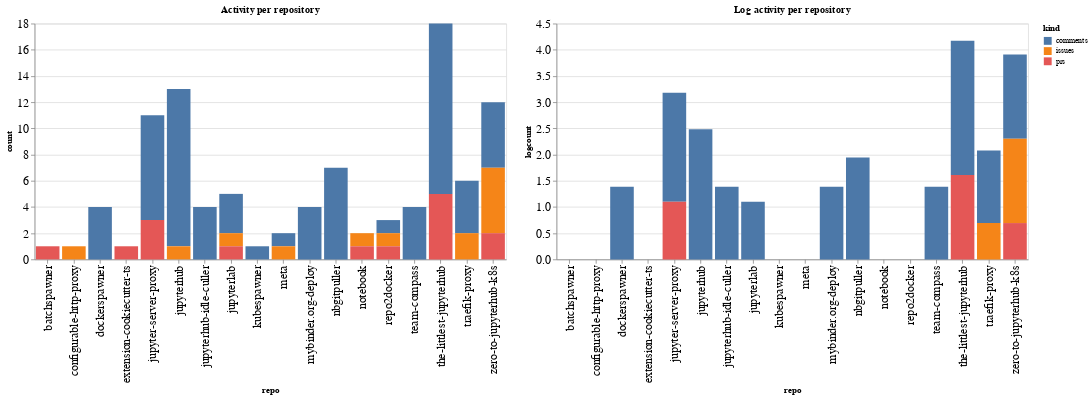

The cell this chart's notebook holds for it:
### Code cell
ch1 = alt.Chart(repo_summaries, width=600, title="Activity per repository").mark_bar().encode(
    x='repo',
    y='count',
    color='kind',
    tooltip="kind"
)

ch2 = alt.Chart(repo_summaries, width=600, title="Log activity per repository").mark_bar().encode(
    x='repo',
    y='logcount',
    color='kind',
    tooltip="kind"
)

ch1 | ch2

### Figure 1 — Vega-Lite specification as saved in the notebook (floating-point values rounded to 4 significant figures)
{"config": {"axisLeft": {"labelFontSize": 15}, "axisBottom": {"labelFontSize": 15}}, "hconcat": [{"mark": "bar", "encoding": {"color": {"type": "nominal", "field": "kind"}, "tooltip": {"type": "nominal", "field": "kind"}, "x": {"type": "nominal", "field": "repo"}, "y": {"type": "quantitative", "field": "count"}}, "title": "Activity per repository", "width": 600}, {"mark": "bar", "encoding": {"color": {"type": "nominal", "field": "kind"}, "tooltip": {"type": "nominal", "field": "kind"}, "x": {"type": "nominal", "field": "repo"}, "y": {"type": "quantitative", "field": "logcount"}}, "title": "Log activity per repository", "width": 600}], "data": {"name": "data-1398f6ac5dba2becdecf0648edea111c"}, "$schema": "https://vega.github.io/schema/vega-lite/v4.8.1.json", "datasets": {"data-1398f6ac5dba2becdecf0648edea111c": [{"repo": "batchspawner", "kind": "prs", "count": 1, "logcount": 0.0}, {"repo": "configurable-http-proxy", "kind": "issues", "count": 1, "logcount": 0.0}, {"repo": "dockerspawner", "kind": "comments", "count": 4, "logcount": 1.386}, {"repo": "extension-cookiecutter-ts", "kind": "prs", "count": 1, "logcount": 0.0}, {"repo": "jupyter-server-proxy", "kind": "comments", "count": 8, "logcount": 2.079}, {"repo": "jupyter-server-proxy", "kind": "prs", "count": 3, "logcount": 1.099}, {"repo": "jupyterhub", "kind": "comments", "count": 12, "logcount": 2.485}, {"repo": "jupyterhub", "kind": "issues", "count": 1, "logcount": 0.0}, {"repo": "jupyterhub-idle-culler", "kind": "comments", "count": 4, "logcount": 1.386}, {"repo": "jupyterlab", "kind": "comments", "count": 3, "logcount": 1.099}, {"repo": "jupyterlab", "kind": "issues", "count": 1, "logcount": 0.0}, {"repo": "jupyterlab", "kind": "prs", "count": 1, "logcount": 0.0}, {"repo": "kubespawner", "kind": "comments", "count": 1, "logcount": 0.0}, {"repo": "meta", "kind": "comments", "count": 1, "logcount": 0.0}, {"repo": "meta", "kind": "issues", "count": 1, "logcount": 0.0}, {"repo": "mybinder.org-deploy", "kind": "comments", "count": 4, "logcount": 1.386}, {"repo": "nbgitpuller", "kind": "comments", "count": 7, "logcount": 1.946}, {"repo": "notebook", "kind": "issues", "count": 1, "logcount": 0.0}, {"repo": "notebook", "kind": "prs", "count": 1, "logcount": 0.0}, {"repo": "repo2docker", "kind": "comments", "count": 1, "logcount": 0.0}, {"repo": "repo2docker", "kind": "issues", "count": 1, "logcount": 0.0}, {"repo": "repo2docker", "kind": "prs", "count": 1, "logcount": 0.0}, {"repo": "team-compass", "kind": "comments", "count": 4, "logcount": 1.386}, {"repo": "the-littlest-jupyterhub", "kind": "comments", "count": 13, "logcount": 2.565}, {"repo": "the-littlest-jupyterhub", "kind": "prs", "count": 5, "logcount": 1.609}, {"repo": "traefik-proxy", "kind": "comments", "count": 4, "logcount": 1.386}, {"repo": "traefik-proxy", "kind": "issues", "count": 2, "logcount": 0.6931}, {"repo": "zero-to-jupyterhub-k8s", "kind": "comments", "count": 5, "logcount": 1.609}, {"repo": "zero-to-jupyterhub-k8s", "kind": "issues", "count": 5, "logcount": 1.609}, {"repo": "zero-to-jupyterhub-k8s", "kind": "prs", "count": 2, "logcount": 0.6931}]}}
